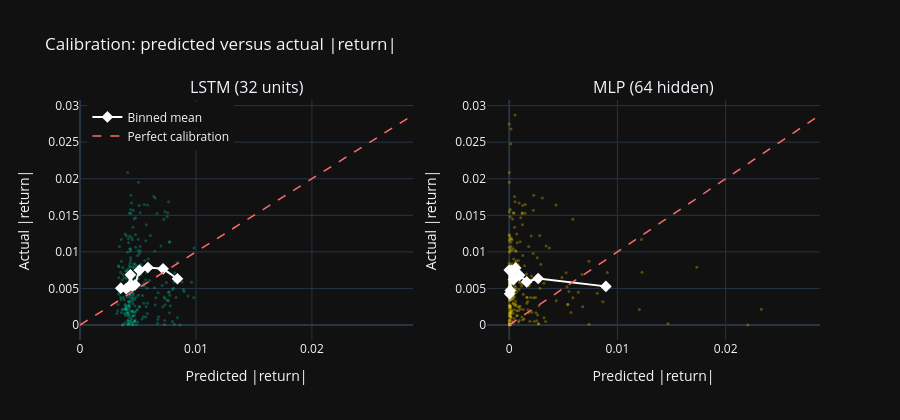

Write notebook code for a chart like this one.
### Markdown cell above
### Forecast calibration

A calibration plot asks a question RMSE cannot: across the range of
predictions, are they right on average? Perfect calibration puts every point
on the 45 degree line. The fitted slope summarises the departure: below 1 means
forecasts are too spread out relative to reality, above 1 means too compressed.

### Code cell
def calibration_data(forecast, actual_vals, n_bins=10):
    bins = pd.qcut(forecast, n_bins, labels=False, duplicates='drop')
    binned = pd.DataFrame({'pred': forecast, 'act': actual_vals, 'bin': bins})
    grouped = binned.groupby('bin', observed=True).mean()
    slope, intercept, r_val, _, _ = stats.linregress(forecast, actual_vals)
    return grouped['pred'].values, grouped['act'].values, slope, intercept, r_val


fig = make_subplots(rows=1, cols=2,
                    subplot_titles=(f'LSTM ({LSTM_UNITS} units)',
                                    f'MLP ({MLP_HIDDEN} hidden)'))

cal_summary = {}
for col, (fc, label, colour) in enumerate([
    (lstm_forecasts, 'LSTM', '#00d4aa'),
    (mlp_forecasts, 'MLP', '#ffd700'),
], start=1):
    bp, ba, slope, intercept, r_val = calibration_data(fc, actual)
    cal_summary[label] = {'slope': slope, 'intercept': intercept, 'r': r_val}

    fig.add_trace(go.Scatter(x=fc, y=actual, mode='markers',
                             marker=dict(color=colour, size=3, opacity=0.3),
                             showlegend=False), row=1, col=col)
    fig.add_trace(go.Scatter(x=bp, y=ba, mode='markers+lines',
                             marker=dict(color='white', size=9,
                                         symbol='diamond'),
                             line=dict(color='white', width=2),
                             name='Binned mean',
                             showlegend=(col == 1)), row=1, col=col)
    lim = max(fc.max(), actual.max())
    fig.add_trace(go.Scatter(x=[0, lim], y=[0, lim], mode='lines',
                             line=dict(color='#ff6b6b', dash='dash',
                                       width=1.5),
                             name='Perfect calibration',
                             showlegend=(col == 1)), row=1, col=col)

fig.update_layout(template='plotly_dark', height=420,
                  title_text='Calibration: predicted versus actual |return|',
                  legend=dict(yanchor='top', y=0.99, xanchor='left', x=0.01))
fig.update_xaxes(title_text='Predicted |return|')
fig.update_yaxes(title_text='Actual |return|')
fig.show()

cal_lines = []
for label, s in cal_summary.items():
    if s['slope'] <= 0:
        direction = ('not positively related to realised values: higher '
                     'forecasts did not go with larger realised moves')
    elif s['slope'] < 0.9:
        direction = 'too dispersed relative to realised values'
    elif s['slope'] > 1.1:
        direction = 'too compressed relative to realised values'
    else:
        direction = 'close to proportional'
    cal_lines.append(
        f"- **{label}**: slope {s['slope']:.3f}, "
        f"intercept {s['intercept']:.6f}, r = {s['r']:.3f}. "
        f"Forecasts are {direction}."
    )

display(Markdown('Fitted calibration lines (seed ' + str(SEED) + '):\n\n'
                 + '\n'.join(cal_lines)))

### Figure 1 — Plotly figure (JSON) as saved in the notebook; plotly's stock layout.template omitted (floating-point values rounded to 4 significant figures; data arrays with more than 128 entries replaced by an {"elided": "..."} marker saying what was removed)
{"data": [{"marker": {"color": "#00d4aa", "opacity": 0.3, "size": 3}, "mode": "markers", "showlegend": false, "type": "scatter", "x": {"elided": "252 float values"}, "xaxis": "x", "y": {"elided": "252 float values"}, "yaxis": "y"}, {"line": {"color": "white", "width": 2}, "marker": {"color": "white", "size": 9, "symbol": "diamond"}, "mode": "markers+lines", "name": "Binned mean", "showlegend": true, "type": "scatter", "x": [0.003522, 0.003984, 0.004201, 0.004346, 0.004528, 0.004743, 0.005125, 0.005852, 0.007164, 0.008403], "xaxis": "x", "y": [0.005036, 0.004965, 0.00526, 0.006861, 0.00533, 0.005492, 0.007504, 0.007861, 0.007682, 0.006326], "yaxis": "y"}, {"line": {"color": "#ff6b6b", "dash": "dash", "width": 1.5}, "mode": "lines", "name": "Perfect calibration", "showlegend": true, "type": "scatter", "x": [0, 0.02871], "xaxis": "x", "y": [0, 0.02871], "yaxis": "y"}, {"marker": {"color": "#ffd700", "opacity": 0.3, "size": 3}, "mode": "markers", "showlegend": false, "type": "scatter", "x": {"elided": "252 float values"}, "xaxis": "x2", "y": {"elided": "252 float values"}, "yaxis": "y2"}, {"line": {"color": "white", "width": 2}, "marker": {"color": "white", "size": 9, "symbol": "diamond"}, "mode": "markers+lines", "name": "Binned mean", "showlegend": false, "type": "scatter", "x": [7.149e-06, 3.872e-05, 0.0001038, 0.0002058, 0.0003874, 0.0005956, 0.0009609, 0.001612, 0.002673, 0.008935], "xaxis": "x2", "y": [0.007514, 0.004262, 0.004728, 0.00743, 0.006189, 0.007801, 0.006794, 0.005906, 0.006357, 0.005281], "yaxis": "y2"}, {"line": {"color": "#ff6b6b", "dash": "dash", "width": 1.5}, "mode": "lines", "name": "Perfect calibration", "showlegend": false, "type": "scatter", "x": [0, 0.02871], "xaxis": "x2", "y": [0, 0.02871], "yaxis": "y2"}], "layout": {"annotations": [{"font": {"size": 16}, "showarrow": false, "text": "LSTM (32 units)", "x": 0.225, "xanchor": "center", "xref": "paper", "y": 1, "yanchor": "bottom", "yref": "paper"}, {"font": {"size": 16}, "showarrow": false, "text": "MLP (64 hidden)", "x": 0.775, "xanchor": "center", "xref": "paper", "y": 1, "yanchor": "bottom", "yref": "paper"}], "height": 420, "legend": {"x": 0.01, "xanchor": "left", "y": 0.99, "yanchor": "top"}, "title": {"text": "Calibration: predicted versus actual |return|"}, "xaxis": {"anchor": "y", "domain": [0, 0.45], "title": {"text": "Predicted |return|"}}, "xaxis2": {"anchor": "y2", "domain": [0.55, 1], "title": {"text": "Predicted |return|"}}, "yaxis": {"anchor": "x", "domain": [0, 1], "title": {"text": "Actual |return|"}}, "yaxis2": {"anchor": "x2", "domain": [0, 1], "title": {"text": "Actual |return|"}}}}
